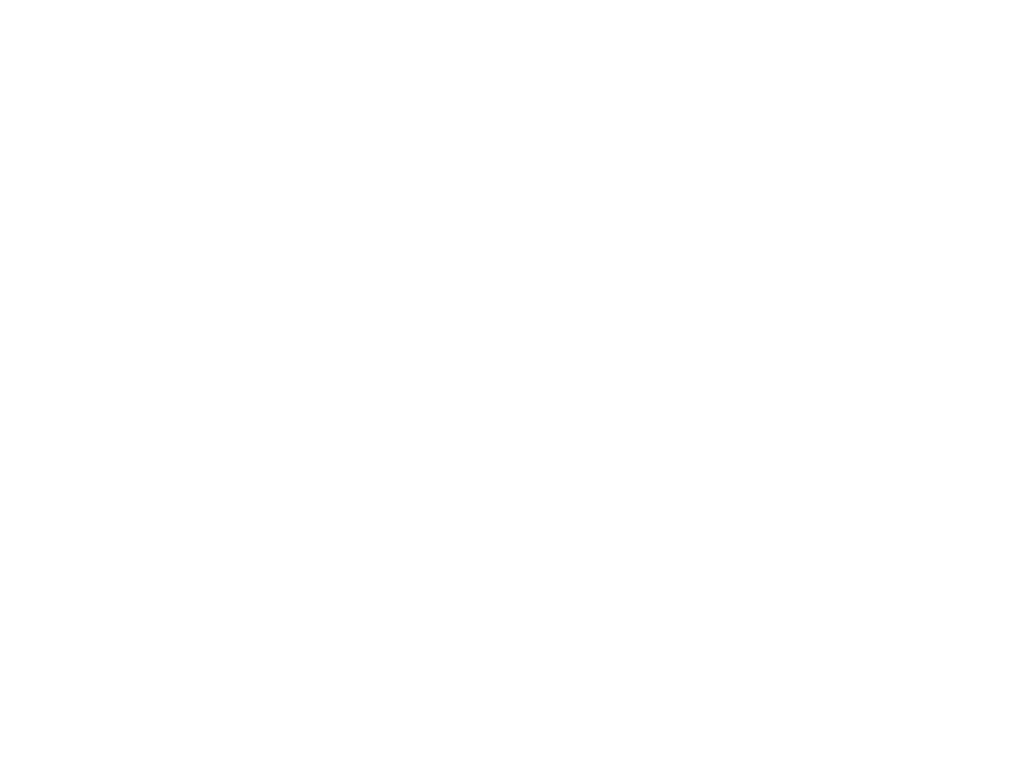
Frame 1 (no input)
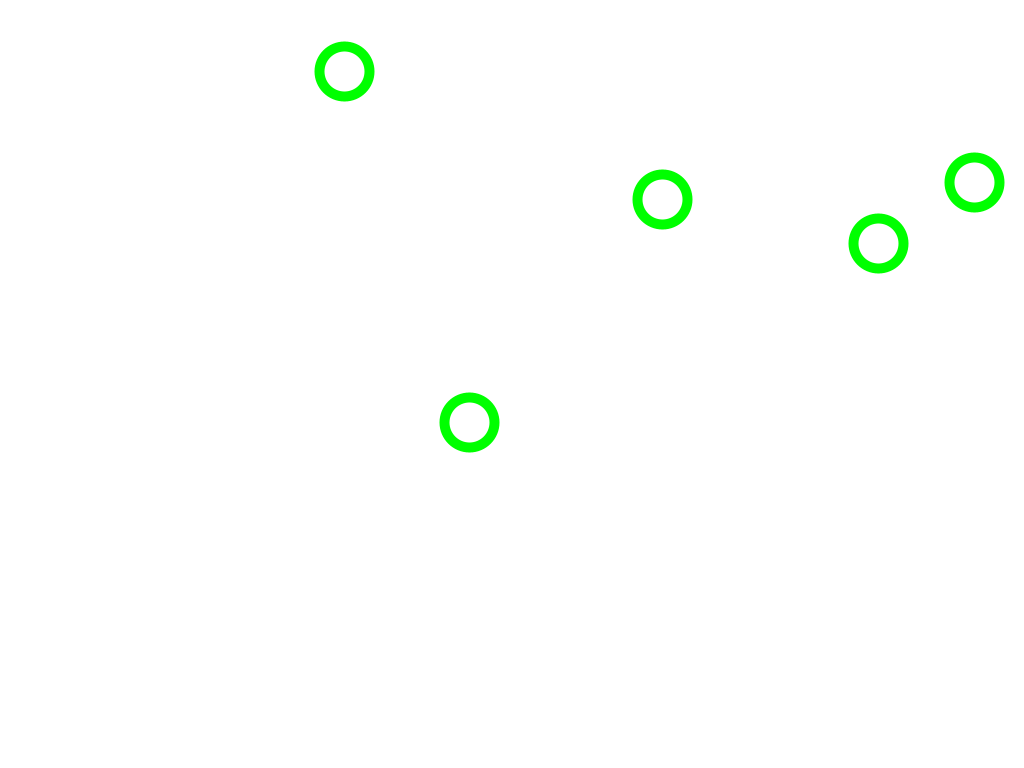
Frame 60 (the mouse pressed at the canvas centre just before this capture)
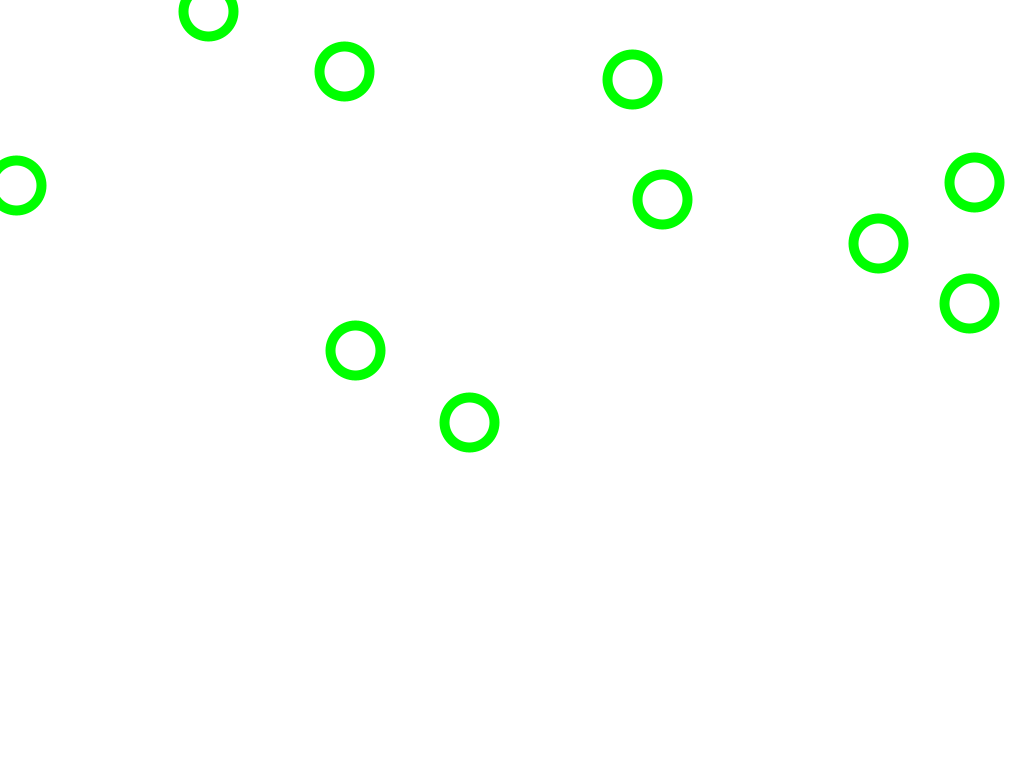
Frame 120 (the mouse held since frame 60 and released just before this capture)

The Processing sketch that drew these frames (run headless with seeded random() and noise(); from frame 60 on, the mouse is pressed at the canvas centre):

// Processing sketch: function_1
// ── function_1.pde
int circleCount = 0;
int maxCircles = 10;
int lastTime = 0;

void setup(){
    size(1024, 768);
    background(255, 255, 255);
}

void draw(){
    if(circleCount < maxCircles && millis() - lastTime >= 200){
        cirkle();
        circleCount++;
        lastTime = millis();
    }
}

void cirkle(){
    stroke(0, 255, 0);
    strokeWeight(10);
    circle(random(width), random(height), 50);
}
